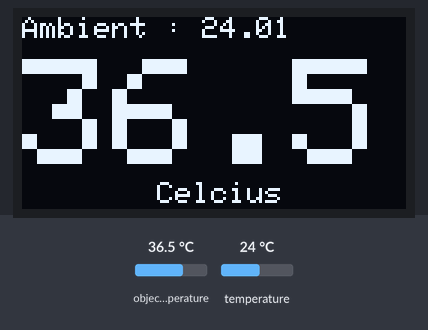
A sketch run on a simulated Arduino Uno, built with avr-gcc and run on an emulated ATmega328P. Parts: 128×64 one-colour display. The inputs (shaded band) are chosen by the test bench; at power-on: object temperature 36.5 °C, temperature 24 °C. What the sketch prints to the serial monitor is not drawn.

Above: at 1.2 s.
1.3 s: object temperature set to 20 °C
At 2.0 s:
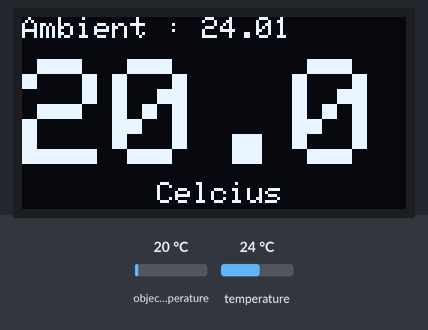
2.8 s: temperature set to 12 °C
At 4.0 s:
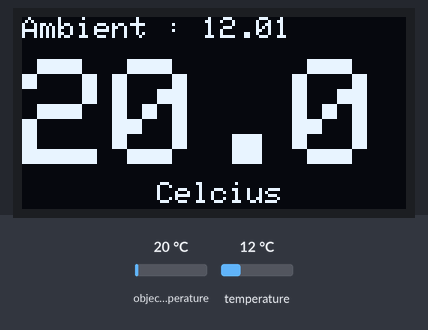
4.3 s: object temperature set to 26 °C
At 5.3 s:
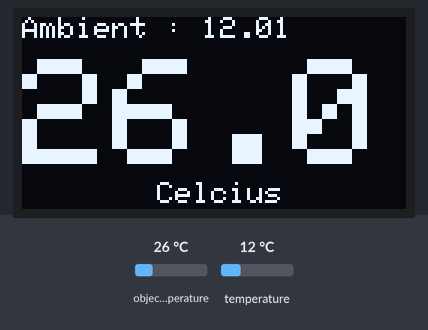
5.8 s: temperature set to 19 °C
Timing chart, 0 to 8.3 s (numbered marks = the images above; inputs shaded):
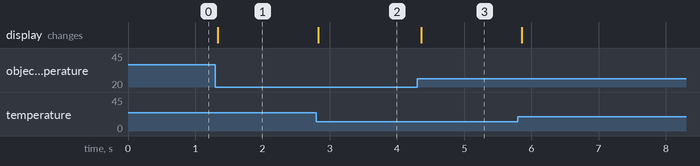

Measured:
- after the input at 1.3 s, the display: changes at once (image 1)
- after the input at 2.8 s, the display: changes at once (image 2)
- after the input at 4.3 s, the display: changes after 0.06 s (image 3)

The sketch:

handytemp.ino
```cpp
#include <Adafruit_GFX.h>
#include <Adafruit_SSD1306.h>  // Version 1.2.9
#include <Adafruit_MLX90614.h> // Version 1.0.0
#include <Wire.h>

Adafruit_SSD1306 display(128, 64, &Wire, 0);
Adafruit_MLX90614 temperature;

void setup()
{
  // put your setup code here, to run once:
  display.begin(SSD1306_SWITCHCAPVCC, 0x3C);
  temperature.begin();
  display.clearDisplay();

  display.setTextColor(WHITE);

  Serial.begin(9600);
  Serial.println("# Handy Thermo started");
}

void loop()
{
  // put your main code here, to run repeatedly:
  double ambient = temperature.readAmbientTempC();
  double object = temperature.readObjectTempC();

  display.clearDisplay();
  display.setTextSize(1);

  display.setCursor(0, 0);
  display.print("Ambient : ");
  display.print(ambient, 2);

  display.setCursor(45, 55);
  display.print("Celcius");

  display.setTextSize(5);
  display.setCursor(0, 14);
  display.print(object, 1);

  display.display();
  //uncomment this line to feed data back to your computer
  //Serial.print(ambient,2); Serial.print(","); Serial.print(object,2); Serial.println(",C");
}
```
